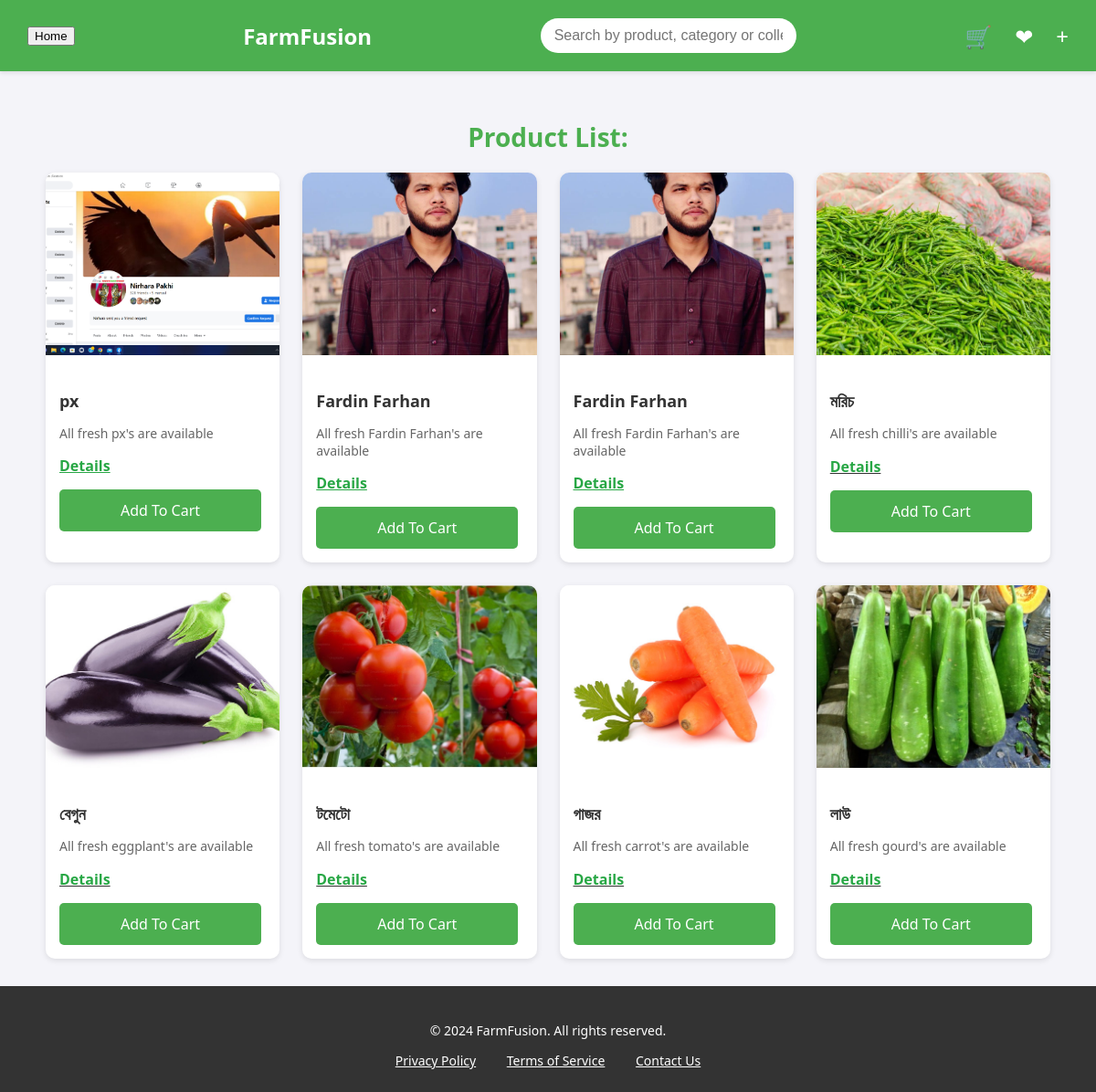
Before: /product with the older database file.
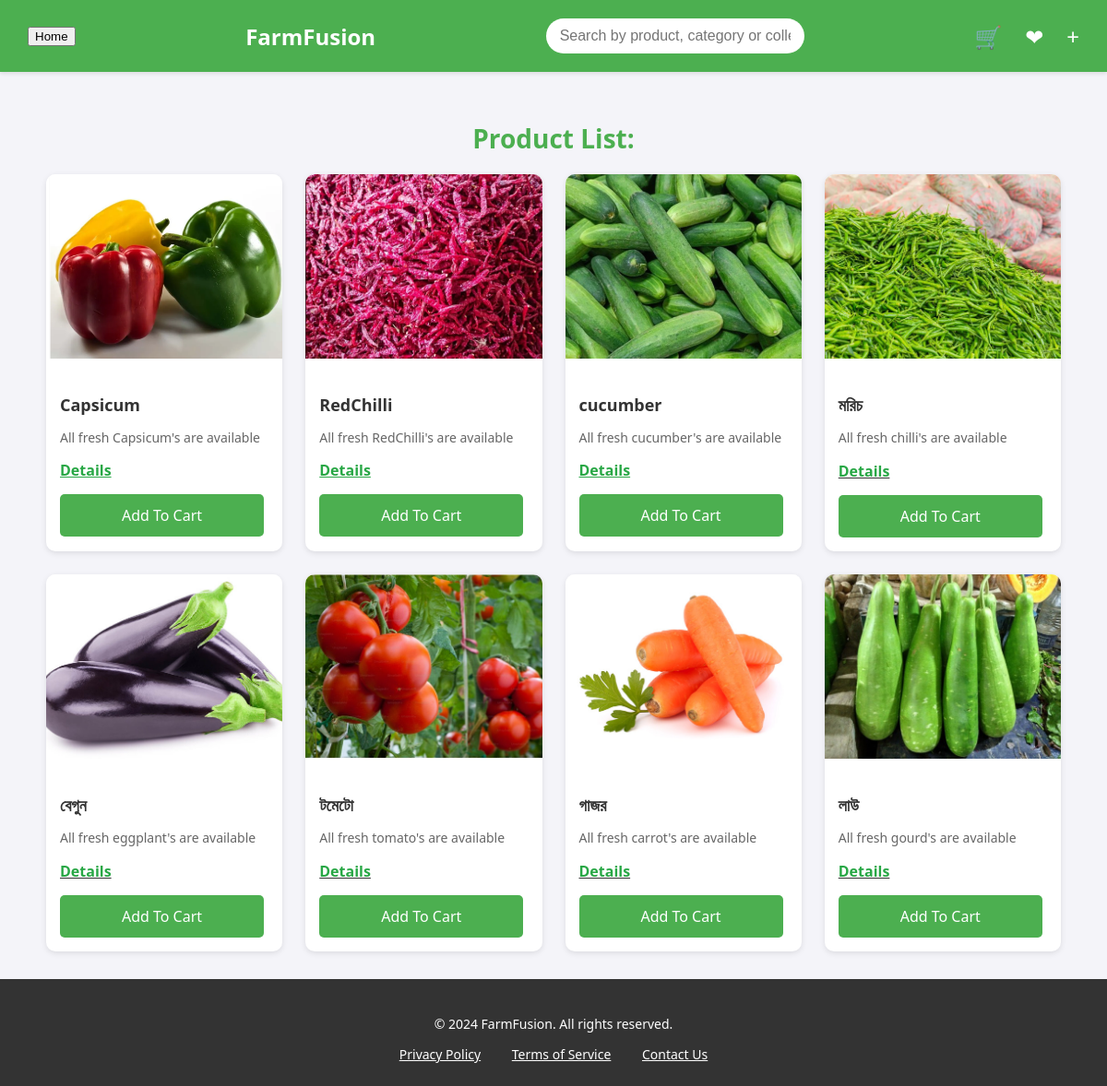
After: the same page with the newer database file.
### products/models.py (models this page shows, shortened)
class Product(models.Model):
    name = models.CharField(max_length=100)
    price = models.IntegerField(default=00)
    quantity =models.CharField(max_length=20,default=1)
    image = models.ImageField(upload_to='pics', null=True, blank=True)

### Farmfusion/views.py (the view)
# urls.py: path('product', views.product, name='product'),
def product(request):
    products = Product.objects.all()
    return render(request, 'components/product.html', {"products":products, })

### templates/components/product.html (shortened to what this page needs)
<!DOCTYPE html>
{% load static %}
<html lang="en">
<head>
</head>
<body>
  <header>
  <button class="btn btn-secondary" onclick="window.history.back();">
     Home
</button>
    <h1>FarmFusion</h1>
    <input type="text" placeholder="Search by product, category or collection">
    <div class="icons">
      <span><a href="{%url 'cart' %}">🛒</a></span>
      <span>❤</span>
      <span><a href="{% url 'create-product' %}">+</a></span>
    </div>
  </header>
  <div class="container">
    <div class="wishlist-header">
      <h2>Product List:</h2>
    </div>
    <div class="product-grid">
      {% for i in products %}
      <div class="product-card">
        <img src="{{ i.image.url }}" alt="Product Image">
        <div class="product-info">
          <p class="product-title">{{ i.name }}</p>
          <p class="product-subtitle">All fresh {{ i.name }}'s are available</p>
          <div class="product-price">
            <span class="price-current"><a href="{% url 'detail-product' i.id %}" style="color: #28a745;">Details</a></span>
          </div>
          <a href="{% url 'add_to_cart' i.id %}" class="add-to-bag">Add To Cart</a>
        </div>
      </div>
      {% endfor %}
      <div class="product-card">
        <img src="{% static 'images/chilli.jpg' %}" alt="Product Image">
        <div class="product-info">
          <p class="product-title">মরিচ</p>
          <p class="product-subtitle">All fresh chilli's are available</p>
          <p class="product-price">
            <u><span class="price-current">Details</span></u>
          </p>
          <a href="#" class="add-to-bag">Add To Cart</a>
        </div>
      </div>
      <div class="product-card">
        <img src="{% static 'images/eggplan.jpg' %}" alt="Product Image">
        <div class="product-info">
          <p class="product-title">বেগুন</p>
          <p class="product-subtitle">All fresh eggplant's are available</p>
          <p class="product-price">
            <u><span class="price-current">Details</span></u>
          </p>
          <a href="#" class="add-to-bag">Add To Cart</a>
        </div>
      </div>
      <div class="product-card">
        <img src="{% static 'images/tomato.jpg' %}" alt="Product Image">
        <div class="product-info">
          <p class="product-title">টমেটো</p>
          <p class="product-subtitle">All fresh tomato's are available</p>
          <p class="product-price">
            <u><span class="price-current">Details</span></u>
          </p>
          <a href="#" class="add-to-bag">Add To Cart</a>
        </div>
      </div>
      <div class="product-card">
        <img src="{% static 'images/carrot.jpg' %}" alt="Product Image">
        <div class="product-info">
          <p class="product-title">গাজর</p>
          <p class="product-subtitle">All fresh carrot's are available</p>
          <p class="product-price">
           <u><span class="price-current">Details</span></u>
          </p>
          <a href="#" class="add-to-bag">Add To Cart</a>
        </div>
      </div>
      <div class="product-card">
        <img src="{% static 'images/lau.jpg' %}" alt="Product Image">
        <div class="product-info">
          <p class="product-title">লাউ</p>
          <p class="product-subtitle">All fresh gourd's are available</p>
          <p class="product-price">
           <u> <span class="price-current">Details</span></u>
          </p>
          <a href="#" class="add-to-bag">Add To Cart</a>
        </div>
      </div>
    </div>
  </div>
  <footer>
    <p>&copy; 2024 FarmFusion. All rights reserved.</p>
    <div>
      <a href="#">Privacy Policy</a>
      <a href="#">Terms of Service</a>
      <a href="#">Contact Us</a>
    </div>
  </footer>
</body>
</html>

### templates/components/product.html (style rules this page uses)
body { font-family: 'Segoe UI', Tahoma, Geneva, Verdana, sans-serif; margin: 0; padding: 0; background-color: #f4f4f9; color: #333; }
header { padding: 20px 30px; display: flex; justify-content: space-between; align-items: center; background-color: #4CAF50; color: white; box-shadow: 0 2px 4px rgba(0, 0, 0, 0.1); }
header h1 { font-size: 24px; margin: 0; }
header input { padding: 10px 15px; width: 250px; border: none; border-radius: 25px; outline: none; font-size: 16px; background-color: #fff; color: #333; }
header .icons { display: flex; gap: 25px; font-size: 24px; color: white; }
header .icons a { color: white; text-decoration: none; }
.container { padding: 30px 50px; max-width: 1200px; margin: 0 auto; }
.wishlist-header h2 { font-size: 28px; color: #4CAF50; text-align: center; margin-bottom: 20px; }
.product-grid { display: grid; grid-template-columns: repeat(auto-fill, minmax(250px, 1fr)); gap: 25px; }
.product-card { background: #fff; border-radius: 10px; box-shadow: 0 2px 6px rgba(0, 0, 0, 0.1); transition: all 0.3s ease; }
.product-card img { width: 100%; height: 200px; object-fit: cover; border-top-left-radius: 10px; border-top-right-radius: 10px; }
.product-info { padding: 15px; }
.product-title { font-size: 18px; font-weight: bold; color: #333; margin-bottom: 8px; }
.product-subtitle { font-size: 14px; color: #666; margin-bottom: 15px; }
.product-price { margin-bottom: 15px; }
.price-current { font-size: 16px; font-weight: bold; color: #28a745; }
.add-to-bag { display: inline-block; background-color: #4CAF50; color: white; padding: 12px 20px; text-align: center; text-decoration: none; border-radius: 5px; transition: background 0.3s ease; width: 80%; }
footer { background-color: #333; color: white; padding: 25px 50px; text-align: center; font-size: 14px; }
footer a { color: #fff; text-decoration: underline; margin: 0 15px; }

Changed rows visible on the page:
removed Product: image (picture), name "px"
removed Product: image (picture), name "Fardin Farhan"
removed Product: image (picture), name "Fardin Farhan"
added Product: image (picture), name "Capsicum"
added Product: image (picture), name "RedChilli"
added Product: image (picture), name "cucumber"
